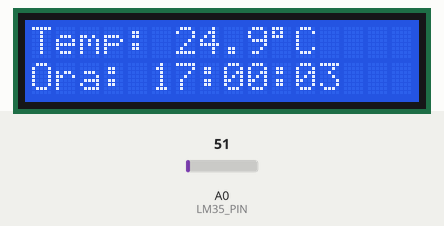
Simulated run of this sketch. Board: Arduino Uno, built with avr-gcc and run on an emulated ATmega328P. Parts: 16×2 character LCD. Inputs (shaded band) come from the test bench; at power-on: A0 (LM35_PIN) = 51. What the sketch prints to the serial monitor is not drawn.

Above: at 2.2 s.
2.3 s: A0 (LM35_PIN) set to 61
At 3.5 s:
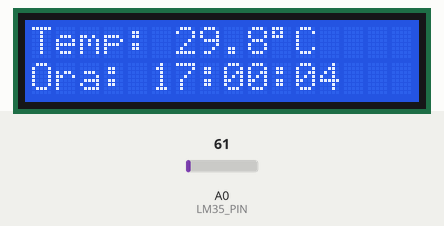
5.5 s: A0 (LM35_PIN) set to 71
At 6.8 s:
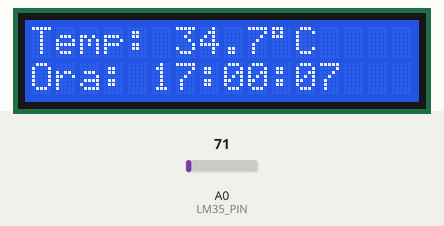
8.5 s: A0 (LM35_PIN) set to 86
At 9.8 s:
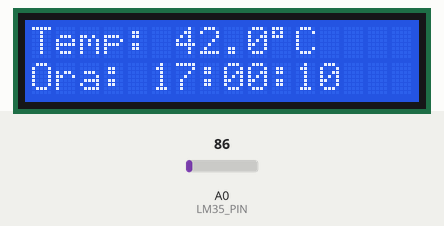
Timing chart, 0 to 11.5 s (numbered marks = the images above; inputs shaded):
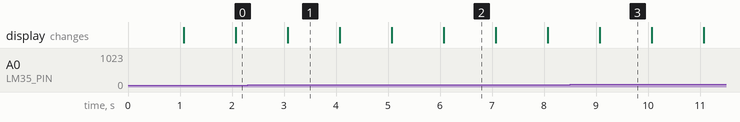

The sketch:

Tema2.ino
```cpp
#include <Arduino.h>
#include <LiquidCrystal.h>
#include <avr/interrupt.h>
#include <util/atomic.h>

LiquidCrystal lcd(12, 11, 5, 4, 3, 2);

const uint8_t LM35_PIN = A0;

volatile uint8_t oraCurenta = 17;
volatile uint8_t minutCurent = 0;
volatile uint8_t secundaCurenta = 0;

volatile bool trebuieActualizat = true;

void configureazaTimer1() {
  cli();
  TCCR1A = 0;
  TCCR1B = 0;
  TCNT1 = 0;
  OCR1A = 15624;
  TCCR1B |= (1 << WGM12);
  TCCR1B |= (1 << CS12) | (1 << CS10);
  TIMSK1 |= (1 << OCIE1A);
  sei();
}

ISR(TIMER1_COMPA_vect) {
  secundaCurenta++;

  if (secundaCurenta >= 60) {
    secundaCurenta = 0;
    minutCurent++;

    if (minutCurent >= 60) {
      minutCurent = 0;
      oraCurenta++;

      if (oraCurenta >= 24) {
        oraCurenta = 0;
      }
    }
  }

  trebuieActualizat = true;
}

float citesteTemperaturaC() {
  int valoareADC = analogRead(LM35_PIN);
  float tensiune = valoareADC * (5.0 / 1023.0);

  return tensiune * 100.0;
}

void setup() {
  Serial.begin(9600);

  lcd.begin(16, 2);
  lcd.clear();
  lcd.setCursor(0, 0);
  lcd.print("LM35 + Ceas");
  lcd.setCursor(0, 1);
  lcd.print("Se initializeaza");

  configureazaTimer1();
  delay(1000);
  lcd.clear();
}

void loop() {
  bool actualizeaza;
  uint8_t h, m, s;

  ATOMIC_BLOCK(ATOMIC_RESTORESTATE) {
    actualizeaza = trebuieActualizat;
    trebuieActualizat = false;
    h = oraCurenta;
    m = minutCurent;
    s = secundaCurenta;
  }

  if (actualizeaza) {
    float temperatura = citesteTemperaturaC();

    lcd.setCursor(0, 0);
    lcd.print("Temp: ");
    lcd.print(temperatura, 1);
    lcd.print((char)223);
    lcd.print("C   ");

    char bufferOra[9];
    snprintf(bufferOra, sizeof(bufferOra), "%02u:%02u:%02u", h, m, s);
    lcd.setCursor(0, 1);
    lcd.print("Ora: ");
    lcd.print(bufferOra);
    lcd.print("   ");

    Serial.print("Temperatura: ");
    Serial.print(temperatura, 1);
    Serial.print(" C | Ora: ");
    Serial.println(bufferOra);
  }
}
```

Measured:
- what the display in image 1 shows lasts 1.0 s, from 3.1 s to 4.1 s
